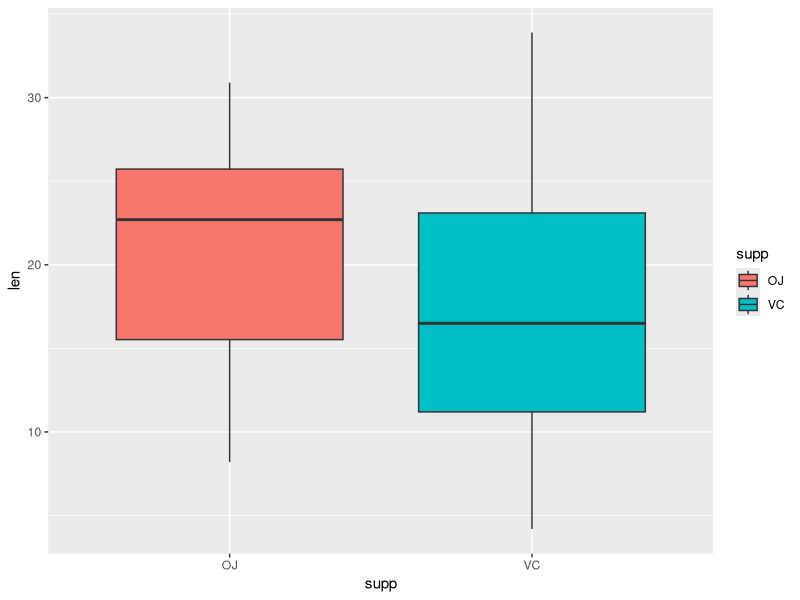
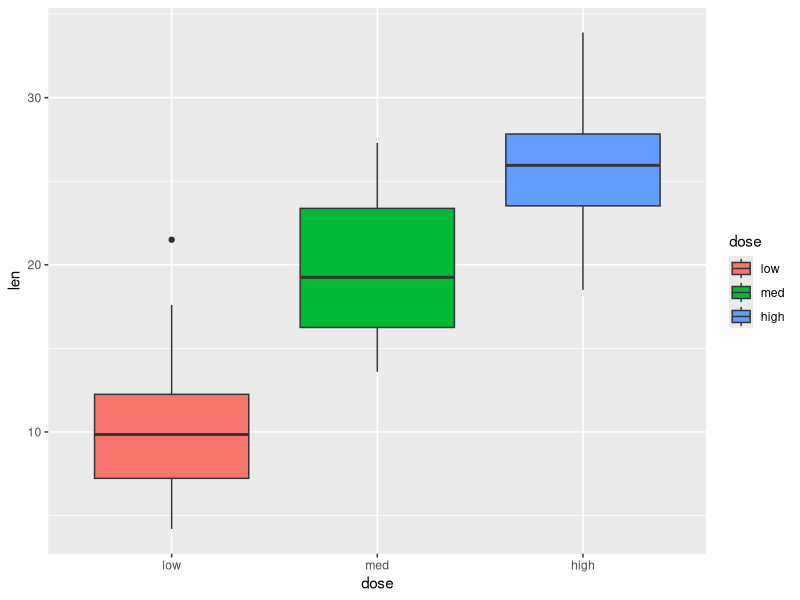
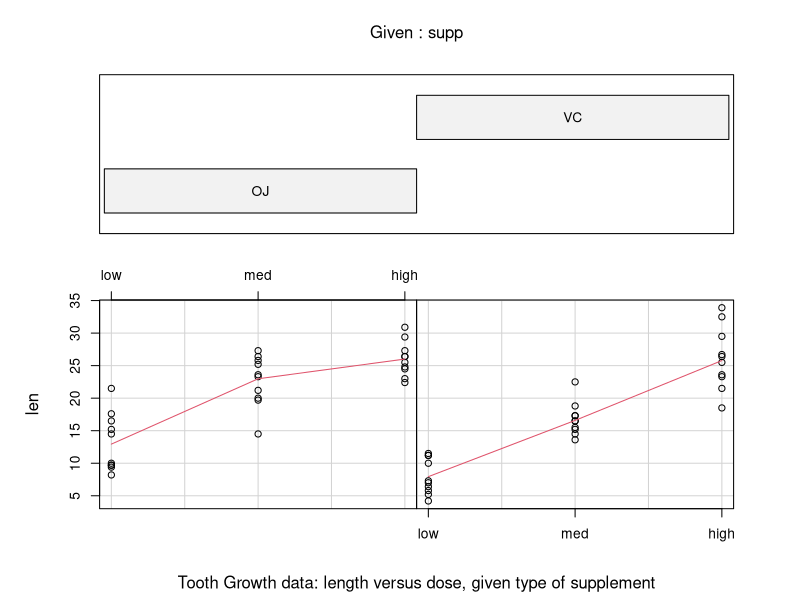

These charts were generated, in order, by the following R code:
library(reshape2)
library(ggplot2)

# Loading Data in R and doing preliminary check on dataset
data(ToothGrowth)
str(ToothGrowth)

# Renaming dose and making it as factor and checking the summary statistics
ToothGrowth$dose = factor(ToothGrowth$dose, levels=c(0.5,1.0,2.0), labels=c("low","med","high"))
summary(ToothGrowth)

# Generating plots on Data

par(mfrow = c(2,1))
ggplot (aes( x = supp, y = len), data = ToothGrowth) + geom_boxplot(aes(fill =supp))
ggplot (aes( x = dose, y = len), data = ToothGrowth) + geom_boxplot(aes(fill =dose))

coplot(len ~ dose | supp, data = ToothGrowth, panel = panel.smooth, xlab = "Tooth Growth data: length versus dose, given type of supplement")

#toothMelt <- melt(ToothGrowth, id = c("supp", "dose"), measure.vars = c("len"))
#round(acast(toothMelt, supp ~ variable, mean),2)
#round(acast(toothMelt, dose ~ variable, mean),2)
#round(acast(toothMelt, supp ~ dose, mean),2)

# Generating the mean and standard deviation per type of supplement
aggregate(ToothGrowth$len, by = list(ToothGrowth$supp), FUN = function(x) x= c(mean = round(mean(x),2), sd = round(sd(x),2)))

# Generating the mean and standard deviation per dose
aggregate(ToothGrowth$len, by = list(ToothGrowth$dose), FUN = function(x) x= c(mean = round(mean(x),2), sd = round(sd(x),2)))

# Generating the mean and standard deviation per type of supplement in conjuction with dose
aggregate(ToothGrowth$len, by = list(ToothGrowth$supp, ToothGrowth$dose), FUN = function(x) x= c(mean = round(mean(x),2), sd = round(sd(x),2)))

# Testing for mean difference by supplement type
t.test( len ~ supp, alternative = "greater", data = ToothGrowth)

# Splitting the data for dosage pairs
dLowMed <- subset(ToothGrowth, dose %in% c("low", "med"))
dLowHigh <- subset(ToothGrowth, dose %in% c("low", "high"))
dMedHigh <- subset(ToothGrowth, dose %in% c("med", "high"))

# Testing for mean difference by dose
t.test( len ~ dose, alternative = "less", data = dLowMed)
t.test( len ~ dose, alternative = "less", data = dLowHigh)
t.test( len ~ dose, alternative = "less", data = dMedHigh)

#Splitting the data by dose
dLow <- subset(ToothGrowth, dose == "low")
dMed <- subset(ToothGrowth, dose == "med")
dHigh <- subset(ToothGrowth, dose == "high")

# Testing for mean difference of type of supplement by dose
t.test( len ~ supp, alternative = "greater", data = dLow)
t.test( len ~ supp, alternative = "greater", data = dMed)
t.test( len ~ supp, data = dHigh)
